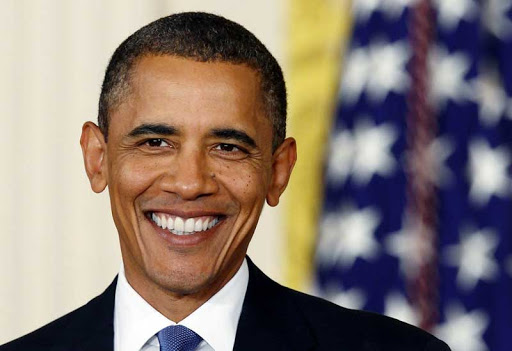
#> input picture facial_detect/FaceDetector/sample.jpg, 512 x 351 px
$ python facenet.py
#> lines starting #> are read from the running program, lines starting #| are printed output that depends on the picture; after the words box and inside, x2 and y2 are one past the last pixel; in counts of white or black regions, pixels touching at a corner belong together
#> further down, img is the input picture: shape (351, 512, 3); mean B, G, R 115.3, 122.2, 136.1
# -*- coding: utf-8 -*-
"""
Created on Wed Nov 4
@author: jongwon Kim
         Deep.I Inc.
"""


import cv2
import timeit

# 영상 검출기
def videoDetector(cam,cascade):

    while True:

        start_t = timeit.default_timer()
         # 알고리즘 시작 시점
        """ 알고리즘 연산 """

        # 캡처 이미지 불러오기
        ret,img = cam.read()
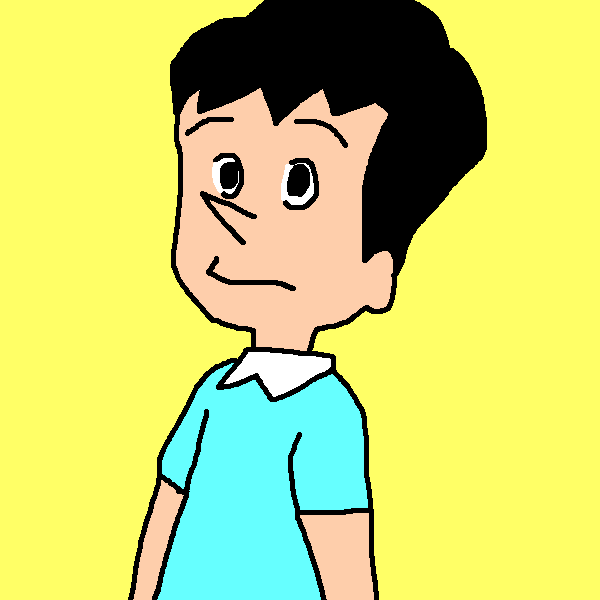
#> input picture test1.png, 600 x 600 px, given in place of the camera
#> img is the input picture: shape (600, 600, 3); mean B, G, R 111.5, 210.7, 202.2
        # 영상 압축
        img = cv2.resize(img,dsize=None,fx=1.0,fy=1.0)
        # 그레이 스케일 변환
        gray = cv2.cvtColor(img, cv2.COLOR_BGR2GRAY)
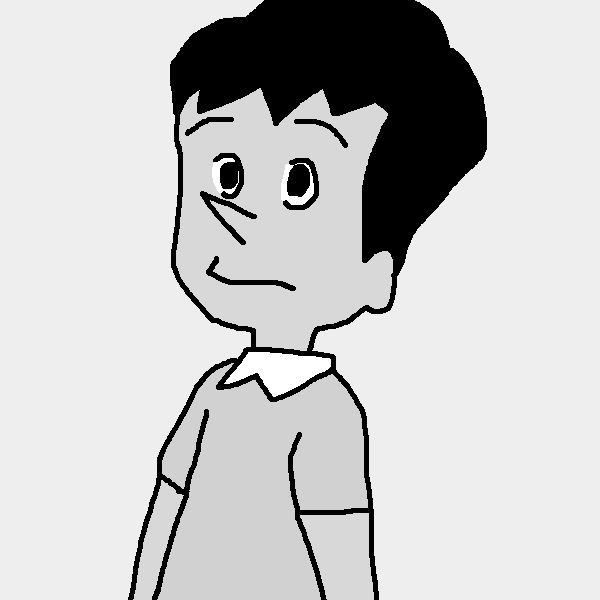
#> gray: shape (600, 600); min 0, max 255, mean 197.1
        # cascade 얼굴 탐지 알고리즘
        results = cascade.detectMultiScale(gray,            # 입력 이미지
                                           scaleFactor= 1.1,# 이미지 피라미드 스케일 factor
                                           minNeighbors=5,  # 인접 객체 최소 거리 픽셀
                                           minSize=(20,20)  # 탐지 객체 최소 크기
                                           )
#> results = ()

        for box in results:
            x, y, w, h = box
            print(" center_x = (%s, %s)" %(x+w//2, y+h//2))
            cv2.rectangle(img, (x,y), (x+w, y+h), (255,255,255), thickness=2)
#> this loop made 0 passes

        """ 알고리즘 연산 """
        # 알고리즘 종료 시점
        terminate_t = timeit.default_timer()
        FPS = 'fps' + str(int(1./(terminate_t - start_t )))
        cv2.putText(img,FPS,(30,30),cv2.FONT_HERSHEY_SIMPLEX,1,(255,255,255),1)
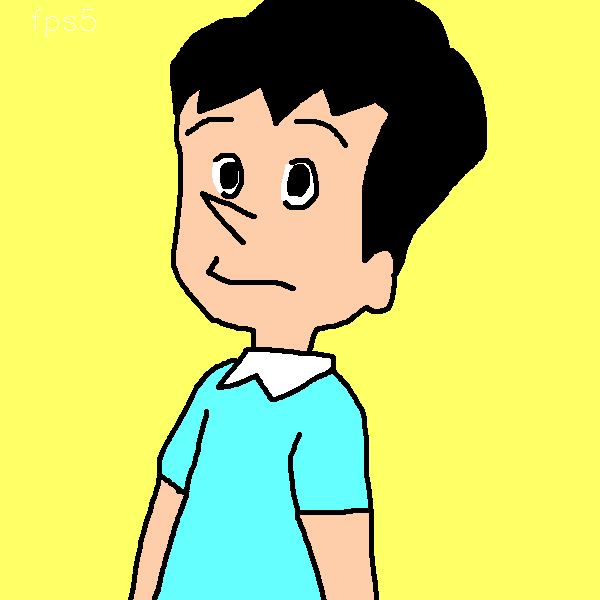
#> img: shape (600, 600, 3); 0.05% of pixels changed, all inside (x1, y1, x2, y2) = (32, 9, 96, 38)


         # 영상 출력
        cv2.imshow('facenet',img)

        if cv2.waitKey(1) > 0:

#> (key Esc is pressed here)
            break
# 사진 검출기
def imgDetector(img,cascade):

    # 영상 압축
    img = cv2.resize(img,dsize=None,fx=1.0,fy=1.0)
    # 그레이 스케일 변환
    gray = cv2.cvtColor(img, cv2.COLOR_BGR2GRAY)
    # cascade 얼굴 탐지 알고리즘
    results = cascade.detectMultiScale(gray,            # 입력 이미지
                                       scaleFactor= 1.5,# 이미지 피라미드 스케일 factor
                                       minNeighbors=5,  # 인접 객체 최소 거리 픽셀
                                       minSize=(20,20)  # 탐지 객체 최소 크기
                                       )

    for box in results:

        x, y, w, h = box

        cv2.rectangle(img, (x,y), (x+w, y+h), (255,255,255), thickness=2)

    # 사진 출력
    cv2.imshow('facenet',img)
    cv2.waitKey(10000)


# 가중치 파일 경로
cascade_filename = 'haarcascade_frontalface_alt.xml'
# 모델 불러오기
cascade = cv2.CascadeClassifier(cascade_filename)

# 영상 파일
#cam = cv2.VideoCapture('sample.mp4')
cam = cv2.VideoCapture(1)
# 이미지 파일
img = cv2.imread('sample.jpg')

# 영상 탐지기
videoDetector(cam,cascade)
# 사진 탐지기
# imgDetector(cam,cascade)
